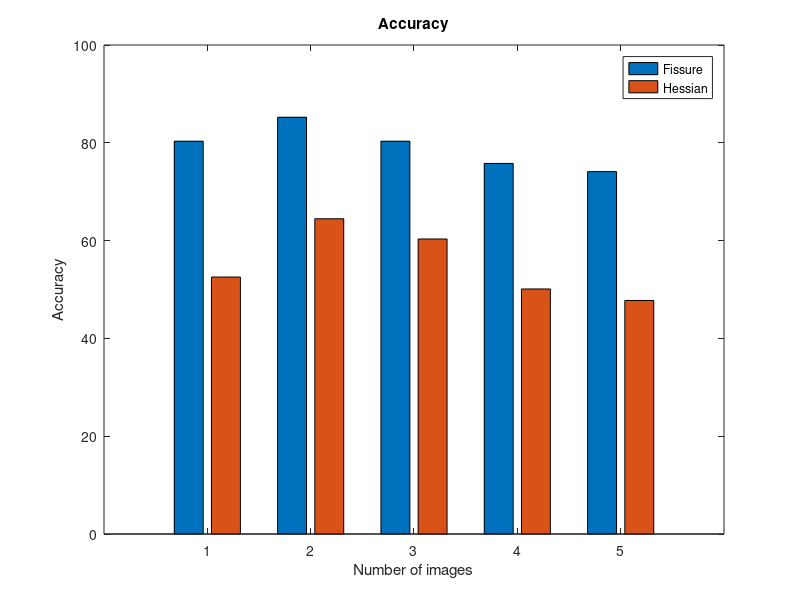
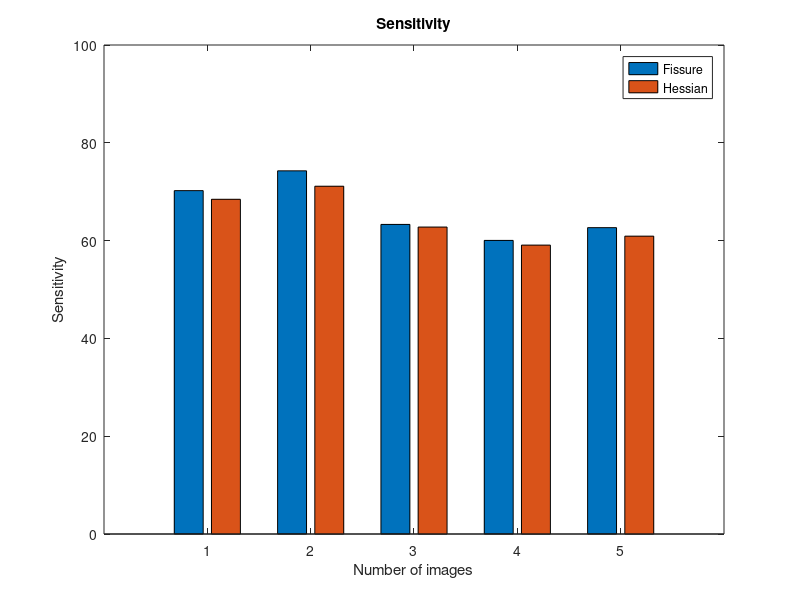
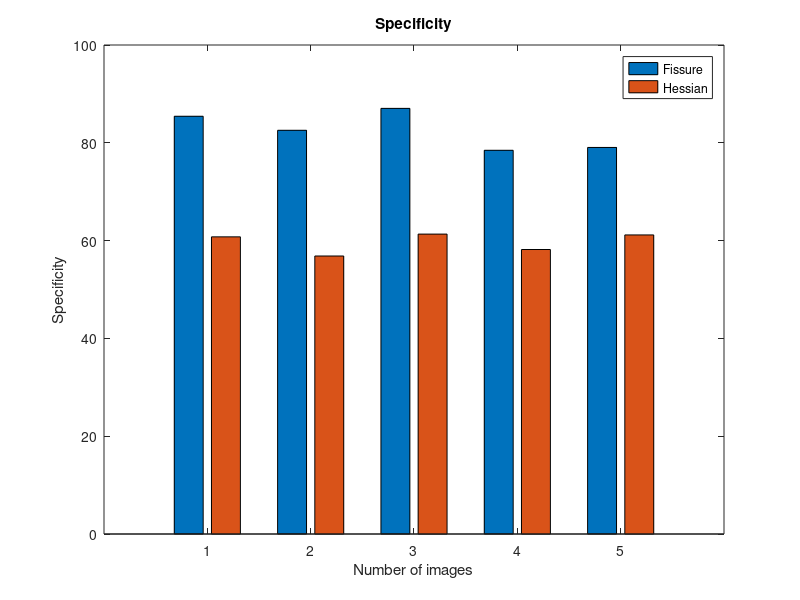
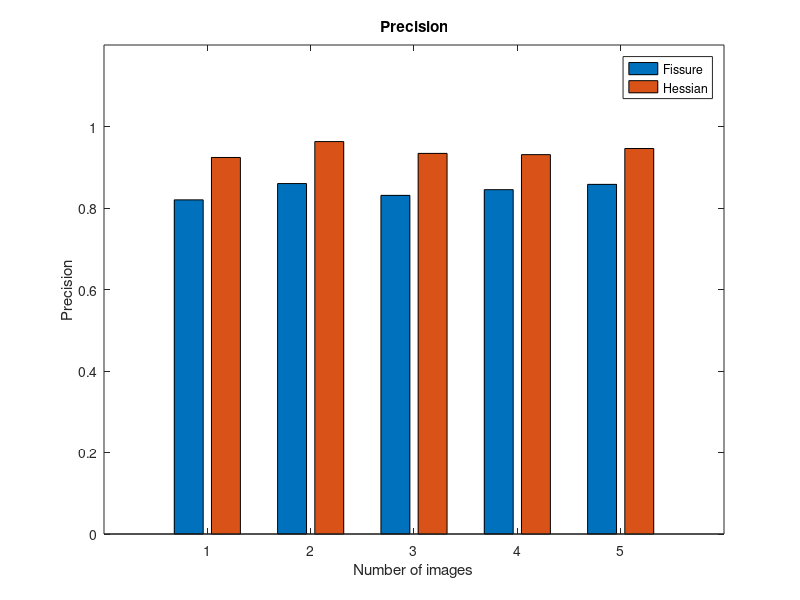

These figures' MATLAB source, in order:
load fis_vs_hes.mat
x=total_acc';
bar(x);
title('Accuracy'); 
ylabel('Accuracy');xlabel('Number of images');
legend('Fissure','Hessian');
axis([0 6 0 100]);
figure;

y=sen';
bar(y);
title('Sensitivity'); 
ylabel('Sensitivity');xlabel('Number of images');
legend('Fissure','Hessian');
axis([0 6 0 100]);
figure;

z=spec';
bar(z);
title('Specificity'); 
ylabel('Specificity');xlabel('Number of images');
legend('Fissure','Hessian');
axis([0 6 0 100]);
figure;

a=pre';
bar(a);
title('Precision'); 
ylabel('Precision');xlabel('Number of images');
legend('Fissure','Hessian');
axis([0 6 0 1.2]);
